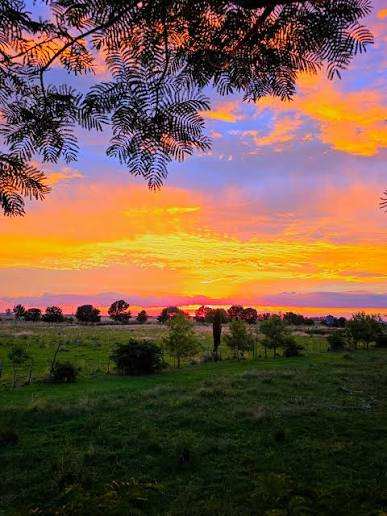
#> input picture sesion02_tensor_color/img/muestra.jpg, 387 x 516 px
$ python lab04_histograma_canales.py
#> lines starting #> are read from the running program, lines starting #| are printed output that depends on the picture
"""Histogramas de los tres canales de color para analizar la iluminación."""

import cv2
import matplotlib.pyplot as plt

# Cada canal se grafica con su propio color para leer el gráfico de un vistazo.
# El orden sigue el de OpenCV: azul primero, rojo al final.
CANALES = [("Azul", "blue"), ("Verde", "green"), ("Rojo", "red")]
RUTA_IMAGEN = "img/muestra.jpg"
RUTA_GRAFICO = "img/lab04_histogramas.png"

imagen = cv2.imread(RUTA_IMAGEN)
#> imagen is the input picture: shape (516, 387, 3); mean B, G, R 67.1, 86.1, 113.9

for indice, (nombre, color) in enumerate(CANALES):
    histograma = cv2.calcHist([imagen], [indice], None, [256], [0, 256])
    plt.plot(histograma, color=color, label=nombre)

plt.title("Distribución de intensidades por canal")
plt.xlabel("Valor del píxel (0-255)")
plt.ylabel("Frecuencia (cantidad de píxeles)")
plt.legend()
plt.savefig(RUTA_GRAFICO)
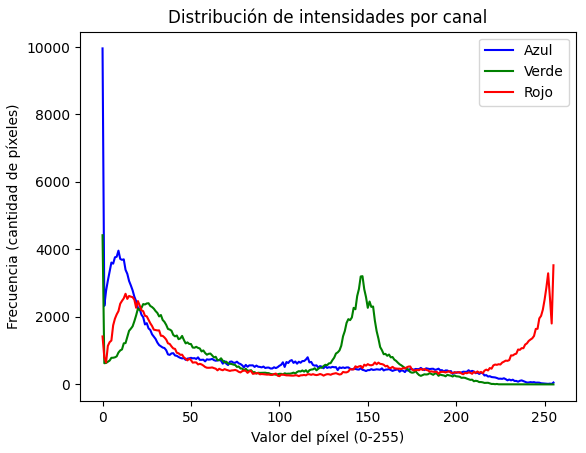
#> figure drawn by matplotlib, 1 panel; curve peaks at x = 0, y = 9959; curve peaks at x = 0, y = 4422; curve peaks at x = 255, y = 3531
